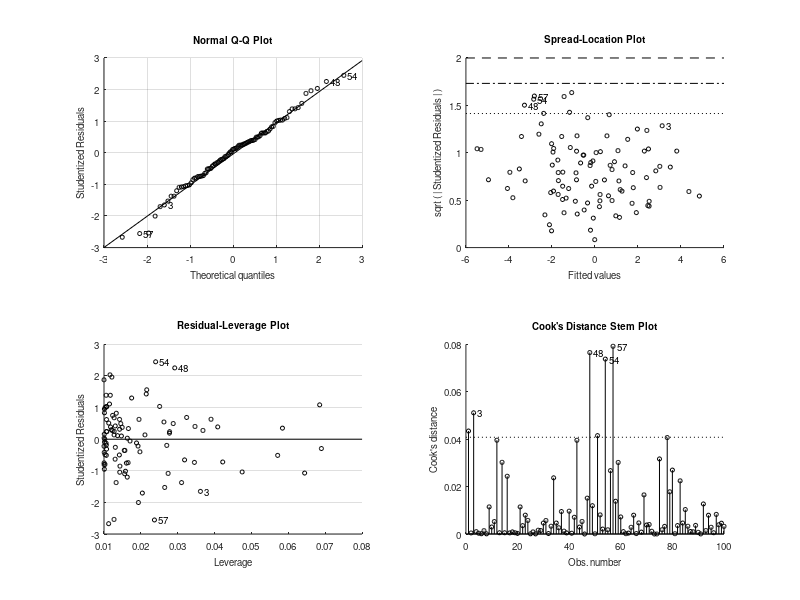
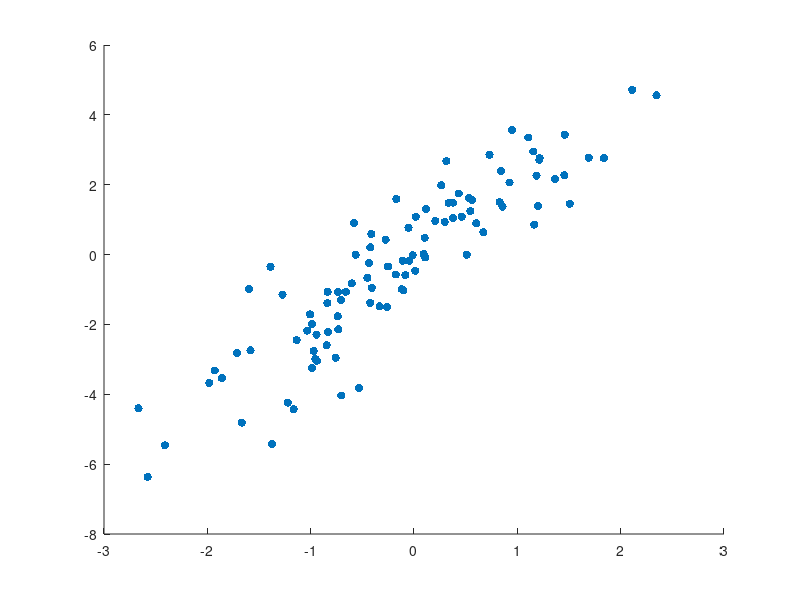

Reproduce these figures in MATLAB, in order. (Note: this script raises an error after producing the figures.)
% Gráfica de Regresión lineal 

% Ejemplo de Regresión Lineal Simple en MATLAB

% 1. Generar datos de ejemplo
rng(1); % Fijar la semilla para reproducibilidad
X = randn(100, 1); % Variable independiente
Y = 2 * X + randn(100, 1); % Variable dependiente con ruido

% 2. Realizar regresión lineal
lm = fitlm(X, Y);

% 3. Mostrar resultados
disp(lm);

% 4. Graficar los datos y la línea de regresión
figure;
scatter(X, Y, 'filled');
hold on;
plot(lm);
title('Regresión Lineal Simple');
xlabel('Variable Independiente');
ylabel('Variable Dependiente');
legend('Datos', 'Regresión Lineal');

hold off;

